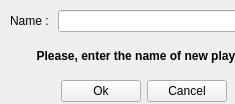
<?xml version="1.0" encoding="UTF-8"?>
<ui version="4.0">
 <class>CreatePlaylistPopup</class>
 <widget class="QWidget" name="CreatePlaylistPopup">
  <property name="windowModality">
   <enum>Qt::NonModal</enum>
  </property>
  <property name="geometry">
   <rect>
    <x>0</x>
    <y>0</y>
    <width>235</width>
    <height>104</height>
   </rect>
  </property>
  <property name="sizePolicy">
   <sizepolicy hsizetype="Fixed" vsizetype="Fixed">
    <horstretch>0</horstretch>
    <verstretch>0</verstretch>
   </sizepolicy>
  </property>
  <property name="windowTitle">
   <string>Form</string>
  </property>
  <property name="layoutDirection">
   <enum>Qt::LeftToRight</enum>
  </property>
  <widget class="QWidget" name="verticalLayoutWidget">
   <property name="geometry">
    <rect>
     <x>0</x>
     <y>0</y>
     <width>264</width>
     <height>102</height>
    </rect>
   </property>
   <layout class="QVBoxLayout" name="verticalLayout_2">
    <item>
     <layout class="QVBoxLayout" name="verticalLayout">
      <item>
       <spacer name="verticalSpacer">
        <property name="orientation">
         <enum>Qt::Vertical</enum>
        </property>
        <property name="sizeType">
         <enum>QSizePolicy::Fixed</enum>
        </property>
        <property name="sizeHint" stdset="0">
         <size>
          <width>20</width>
          <height>10</height>
         </size>
        </property>
       </spacer>
      </item>
      <item>
       <layout class="QHBoxLayout" name="horizontalLayout_2">
        <item>
         <spacer name="horizontalSpacer_3">
          <property name="orientation">
           <enum>Qt::Horizontal</enum>
          </property>
          <property name="sizeType">
           <enum>QSizePolicy::Fixed</enum>
          </property>
          <property name="sizeHint" stdset="0">
           <size>
            <width>10</width>
            <height>20</height>
           </size>
          </property>
         </spacer>
        </item>
        <item>
         <widget class="QLabel" name="Namelabel">
          <property name="text">
           <string>Name : </string>
          </property>
         </widget>
        </item>
        <item>
         <widget class="QLineEdit" name="NamelineEdit"/>
        </item>
       </layout>
      </item>
      <item>
       <widget class="QLabel" name="Errorlabel">
        <property name="enabled">
         <bool>true</bool>
        </property>
        <property name="font">
         <font>
          <weight>75</weight>
          <bold>true</bold>
         </font>
        </property>
        <property name="text">
         <string>           Please, enter the name of new playlist.</string>
        </property>
       </widget>
      </item>
      <item>
       <layout class="QHBoxLayout" name="horizontalLayout">
        <item>
         <spacer name="horizontalSpacer">
          <property name="orientation">
           <enum>Qt::Horizontal</enum>
          </property>
          <property name="sizeHint" stdset="0">
           <size>
            <width>65</width>
            <height>20</height>
           </size>
          </property>
         </spacer>
        </item>
        <item>
         <widget class="QPushButton" name="OkButton">
          <property name="layoutDirection">
           <enum>Qt::LeftToRight</enum>
          </property>
          <property name="text">
           <string>Ok</string>
          </property>
          <property name="autoDefault">
           <bool>false</bool>
          </property>
          <property name="default">
           <bool>false</bool>
          </property>
         </widget>
        </item>
        <item>
         <widget class="QPushButton" name="CancelButton">
          <property name="text">
           <string>Cancel</string>
          </property>
         </widget>
        </item>
        <item>
         <spacer name="horizontalSpacer_2">
          <property name="orientation">
           <enum>Qt::Horizontal</enum>
          </property>
          <property name="sizeHint" stdset="0">
           <size>
            <width>40</width>
            <height>20</height>
           </size>
          </property>
         </spacer>
        </item>
       </layout>
      </item>
     </layout>
    </item>
   </layout>
  </widget>
 </widget>
 <resources/>
 <connections/>
</ui>
